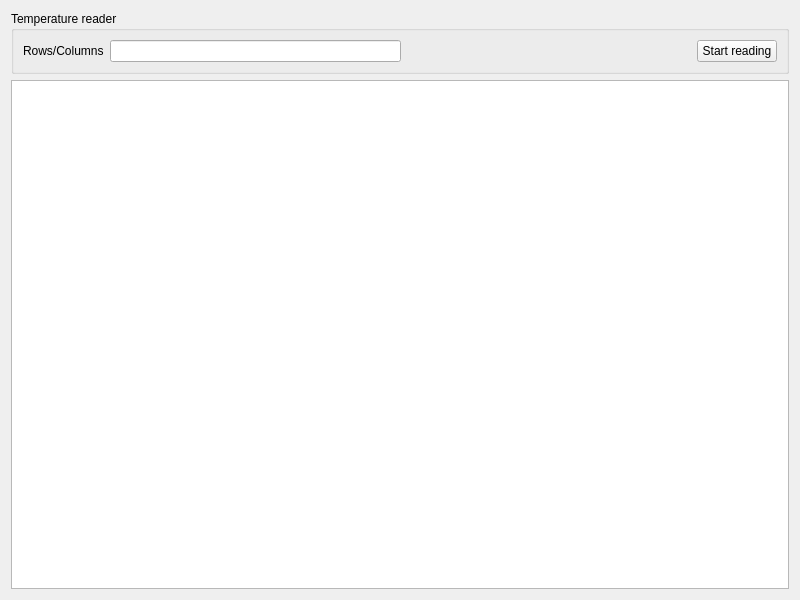
<?xml version="1.0" encoding="UTF-8"?>
<ui version="4.0">
 <class>MainWindow</class>
 <widget class="QWidget" name="MainWindow">
  <property name="geometry">
   <rect>
    <x>0</x>
    <y>0</y>
    <width>800</width>
    <height>600</height>
   </rect>
  </property>
  <property name="windowTitle">
   <string>MainWindow</string>
  </property>
  <layout class="QVBoxLayout" name="verticalLayout">
   <item>
    <widget class="QGroupBox" name="groupBox">
     <property name="title">
      <string>Temperature reader</string>
     </property>
     <layout class="QHBoxLayout" name="horizontalLayout">
      <item>
       <widget class="QLabel" name="label">
        <property name="text">
         <string>Rows/Columns</string>
        </property>
       </widget>
      </item>
      <item>
       <widget class="QLineEdit" name="rows_columns"/>
      </item>
      <item>
       <spacer name="horizontalSpacer">
        <property name="orientation">
         <enum>Qt::Orientation::Horizontal</enum>
        </property>
        <property name="sizeHint" stdset="0">
         <size>
          <width>286</width>
          <height>20</height>
         </size>
        </property>
       </spacer>
      </item>
      <item>
       <widget class="QPushButton" name="start_reading">
        <property name="text">
         <string>Start reading</string>
        </property>
       </widget>
      </item>
     </layout>
    </widget>
   </item>
   <item>
    <widget class="QTableWidget" name="matrix"/>
   </item>
  </layout>
 </widget>
 <resources/>
 <connections/>
</ui>
